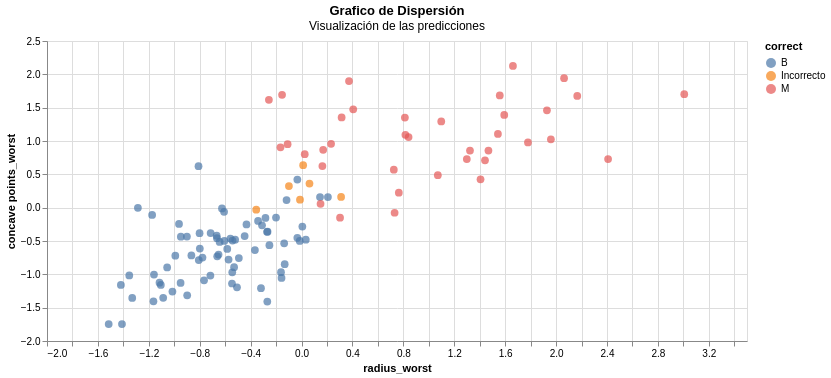

The cell this chart's notebook holds for it:
### Code cell
alt.Chart(test_data).mark_circle(size=60).encode(
    x='radius_worst',
    y='concave points_worst',
    color='correct',
    tooltip=['diagnosis', 'pred', 'prob', 'correct']
).properties(
    width=700,
    height=300,
    title={
        "text": "Grafico de Dispersión",
        "subtitle": "Visualización de las predicciones"
    }
).interactive()
